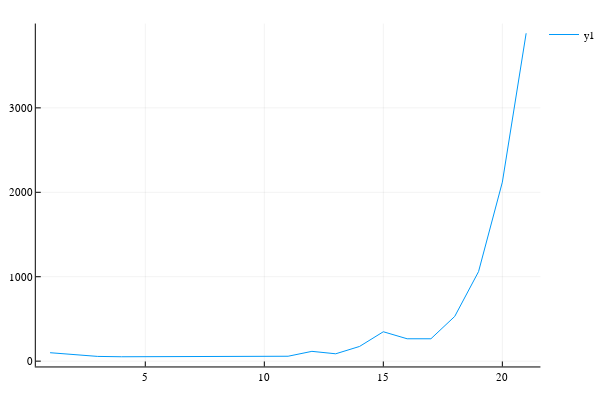

Write notebook code for a chart like this one.
### Code cell
plot(samplingBHHHtv[1])

### Figure 1 — Plotly figure (JSON) as saved in the notebook; plotly's stock layout.template omitted (floating-point values rounded to 4 significant figures)
{"data": [{"colorbar": {"title": ""}, "legendgroup": "y1", "line": {"color": "rgba(0, 154, 250, 1.000)", "dash": "solid", "shape": "linear", "width": 1}, "mode": "lines", "name": "y1", "showlegend": true, "type": "scatter", "x": [1, 2, 3, 4, 5, 6, 7, 8, 9, 10, 11, 12, 13, 14, 15, 16, 17, 18, 19, 20, 21], "xaxis": "x1", "y": [100, 75, 56, 52, 53, 54, 55, 56, 57, 58, 58, 116, 87, 174, 348, 265, 265, 530, 1060, 2120, 3884], "yaxis": "y1", "zmax": null, "zmin": null}], "layout": {"annotations": [], "height": 400, "legend": {"bgcolor": "rgba(255, 255, 255, 1.000)", "bordercolor": "rgba(0, 0, 0, 1.000)", "font": {"color": "rgba(0, 0, 0, 1.000)", "family": "sans-serif", "size": 11}, "tracegroupgap": 0, "x": 1, "y": 1}, "margin": {"b": 20, "l": 0, "r": 0, "t": 20}, "paper_bgcolor": "rgba(255, 255, 255, 1.000)", "plot_bgcolor": "rgba(255, 255, 255, 1.000)", "showlegend": true, "width": 600, "xaxis": {"anchor": "y1", "domain": [0.06582, 0.9934], "gridcolor": "rgba(0, 0, 0, 0.100)", "gridwidth": 0.5, "linecolor": "rgba(0, 0, 0, 1.000)", "mirror": false, "range": [0.4, 21.6], "showgrid": true, "showline": true, "showticklabels": true, "tickangle": 0, "tickcolor": "rgb(0, 0, 0)", "tickfont": {"color": "rgba(0, 0, 0, 1.000)", "family": "sans-serif", "size": 11}, "tickmode": "array", "ticks": "inside", "ticktext": ["5", "10", "15", "20"], "tickvals": [5, 10, 15, 20], "title": "", "titlefont": {"color": "rgba(0, 0, 0, 1.000)", "family": "sans-serif", "size": 15}, "type": "-", "visible": true, "zeroline": false, "zerolinecolor": "rgba(0, 0, 0, 1.000)"}, "yaxis": {"anchor": "x1", "domain": [0.03762, 0.9902], "gridcolor": "rgba(0, 0, 0, 0.100)", "gridwidth": 0.5, "linecolor": "rgba(0, 0, 0, 1.000)", "mirror": false, "range": [-62.96, 3999.0], "showgrid": true, "showline": true, "showticklabels": true, "tickangle": 0, "tickcolor": "rgb(0, 0, 0)", "tickfont": {"color": "rgba(0, 0, 0, 1.000)", "family": "sans-serif", "size": 11}, "tickmode": "array", "ticks": "inside", "ticktext": ["0", "1000", "2000", "3000"], "tickvals": [0, 1000, 2000, 3000], "title": "", "titlefont": {"color": "rgba(0, 0, 0, 1.000)", "family": "sans-serif", "size": 15}, "type": "-", "visible": true, "zeroline": false, "zerolinecolor": "rgba(0, 0, 0, 1.000)"}}}
